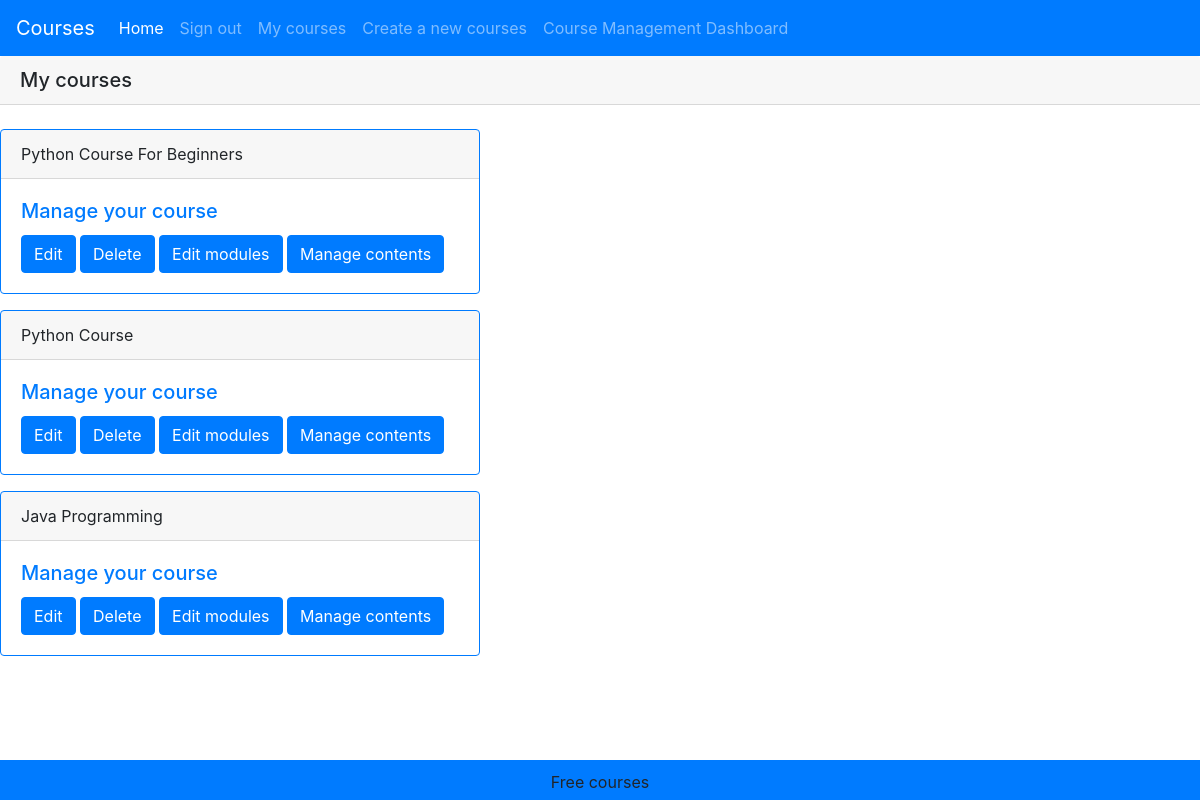
The page /course/mine/ (signed in) on the database its author committed.
### courses/models.py (models this page shows, shortened)
class Course(models.Model):
    owner=models.ForeignKey(User,related_name='courses_created', on_delete=models.CASCADE)
    subject = models.ForeignKey(Subject,related_name='courses',	on_delete=models.CASCADE)
    title = models.CharField(max_length=200)
    slug = models.SlugField(max_length=200, unique=True)
    overview = models.TextField()
    created = models.DateTimeField(auto_now_add=True)
    students = models.ManyToManyField(User,related_name='courses_joined',blank=True)
    class Meta:
        ordering = ['-created']

### courses/views.py (the view)
# urls.py: path('mine/',views.ManageCourseListView.as_view(),name='manage_course_list'),
class ManageCourseListView(OwnerCourseMixin, ListView):
    template_name = 'courses/manage/course/list.html'

### courses/views.py (called while the page is built)
    def get_queryset(self):
        qs = super(OwnerMixin, self).get_queryset()
        return qs.filter(owner=self.request.user)

### courses/templates/courses/manage/course/list.html (shortened to what this page needs)
{% extends "base.html" %}
{% block content %}
 <h5 class="card-header">My courses</h5>
<br>
 {% for course in object_list %}
<div class="card border-primary mb-3" style="max-width: 30rem;">
  <div class="card-header">{{ course.title }}</div>
  <div class="card-body text-primary">
    <h5 class="card-title">Manage your course</h5>
    <span>
     <a class="btn btn-primary" href="{% url "course_edit" course.id %}">Edit</a>
       <a class="btn btn-primary" href="{% url "course_delete" course.id %}">Delete</a>
        <a class="btn btn-primary" href="{% url "course_module_update" course.id %}">Edit modules</a>
    </span>
     {% if course.modules.count > 0 %}
            <a class="btn btn-primary" href="{% url "module_content_list" course.modules.first.id %}">Manage contents</a>
          {% endif %}
  </div>
</div>
 {% empty %}
      <p>You haven't created any courses yet.</p>
  <p>
      <a href="{% url "course_create" %}" class="button">Create new course</a>
    </p>
 {% endfor %}
{% endblock %}

### rows shown on the page
Course: title "Python Course For Beginners", shows "Manage contents"
Course: title "Python Course", shows "Manage contents"
Course: title "Java Programming", shows "Manage contents"
